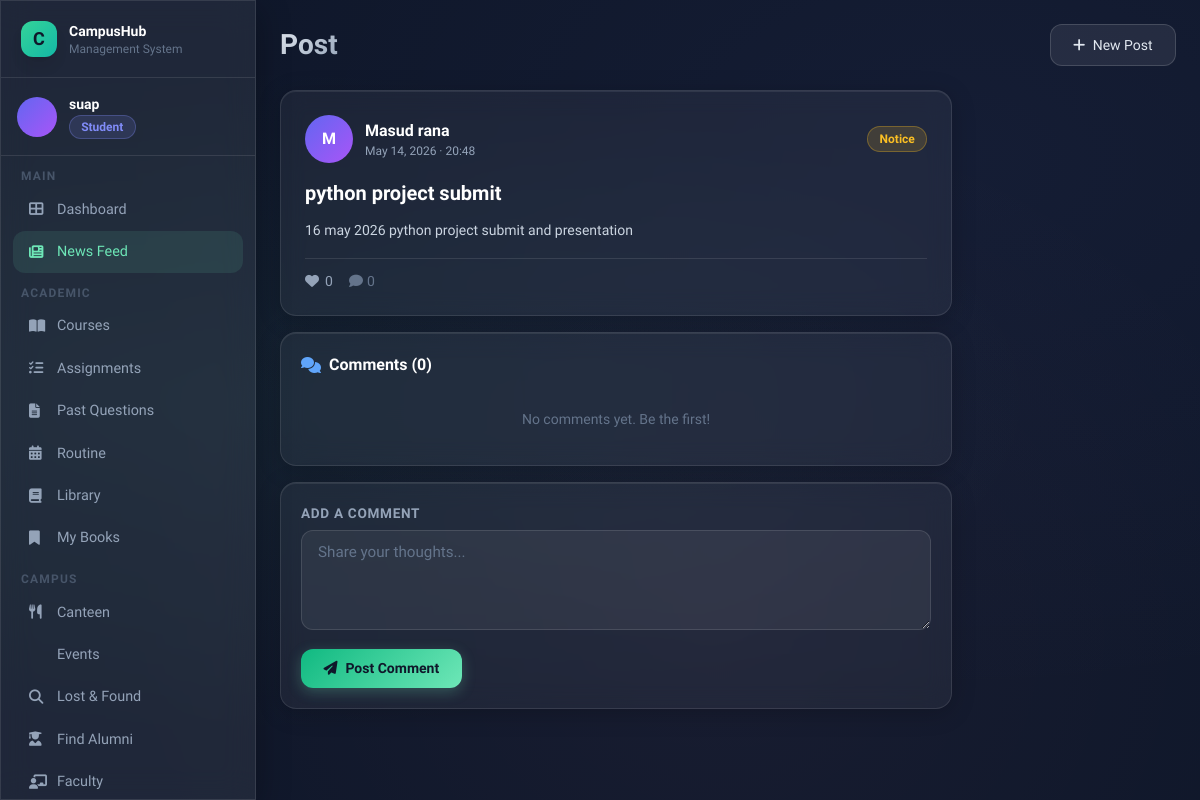
Screenshot of /social/1/ (signed in) with the database file from the repository.
### users/models.py (models this page shows, shortened)
class User(AbstractUser):
    ROLE_CHOICES = [
        ('admin', 'Admin'),
        ('teacher', 'Teacher'),
        ('student', 'Student'),
        ('alumni', 'Alumni'),
    ]
    email = models.EmailField(unique=True)
    phone = models.CharField(max_length=20, blank=True)
    role = models.CharField(max_length=20, choices=ROLE_CHOICES, default='student')
    profile_picture = models.ImageField(upload_to='profile_pics/', blank=True, null=True)
    USERNAME_FIELD = 'email'
    REQUIRED_FIELDS = ['username']
    def is_student(self): return self.role == 'student'
    def is_alumni(self): return self.role == 'alumni'
    def is_admin_role(self): return self.role == 'admin'

### social/models.py (models this page shows, shortened)
class Post(models.Model):
    POST_TYPES = [
        ('notice', 'Notice'),
        ('news', 'News'),
        ('question', 'Question'),
        ('general', 'General'),
    ]
    title = models.CharField(max_length=300)
    content = models.TextField()
    post_type = models.CharField(max_length=20, choices=POST_TYPES, default='general')
    posted_by = models.ForeignKey(settings.AUTH_USER_MODEL, on_delete=models.CASCADE, related_name='posts')
    date = models.DateTimeField(auto_now_add=True)
    image = models.ImageField(upload_to='post_images/', blank=True, null=True)
    is_approved = models.BooleanField(default=True)
    class Meta:
        ordering = ['-date']
    def like_count(self):
        return self.likes.count()

### social/views.py (the view, shortened to what this page needs)
# urls.py: path('<int:pk>/', views.post_detail, name='post_detail'),
@login_required
def post_detail(request, pk):
    post = get_object_or_404(Post, pk=pk, is_approved=True)
    comments = post.comments.select_related('user').all()
    form = CommentForm()
    user_liked = post.likes.filter(user=request.user).exists()
    return render(request, 'social/post_detail.html', {
        'post': post, 'comments': comments, 'form': form, 'user_liked': user_liked
    })

### social/forms.py
class CommentForm(forms.ModelForm):
    class Meta:
        model = Comment
        fields = ['comment_text']
        widgets = {'comment_text': forms.Textarea(attrs={'rows': 3, 'placeholder': 'Write a comment...'})}

### templates/social/post_detail.html (shortened to what this page needs)
{% extends 'base.html' %}
{% block page_title %}Post{% endblock %}
{% block content %}
<div class="max-w-2xl">
  <div class="glass-card p-6 mb-4">
    <div class="flex items-center gap-3 mb-4">
      {% if post.posted_by.profile_picture %}
        <img src="{{ post.posted_by.profile_picture.url }}" class="w-12 h-12 rounded-full object-cover">
      {% else %}
        <div class="w-12 h-12 rounded-full bg-gradient-to-br from-indigo-500 to-purple-500 flex items-center justify-center text-white font-bold">{{ post.posted_by.first_name|first|upper }}</div>
      {% endif %}
      <div class="flex-1">
        <div class="font-bold text-white">{{ post.posted_by.get_full_name }}</div>
        <div class="text-xs text-slate-400">{{ post.date|date:"M d, Y · H:i" }}</div>
      </div>
      <span class="badge {% if post.post_type == 'notice' %}badge-yellow{% elif post.post_type == 'news' %}badge-blue{% else %}badge-green{% endif %}">{{ post.post_type|title }}</span>
    </div>
    <h2 class="text-xl font-bold text-white mb-3">{{ post.title }}</h2>
    <p class="text-slate-300 text-sm leading-relaxed mb-4">{{ post.content }}</p>
    <div class="flex items-center gap-4 pt-3 border-t border-white/10">
      <button onclick="toggleLike({{ post.pk }}, this)"
        class="flex items-center gap-1.5 text-sm {% if user_liked %}text-pink-400{% else %}text-slate-400{% endif %} hover:text-pink-400 transition-colors">
        <i class="fas fa-heart"></i><span id="like-count">{{ post.like_count }}</span>
      </button>
      <span class="text-slate-500 text-sm"><i class="fas fa-comment mr-1"></i>{{ comments.count }}</span>
    </div>
  </div>
  <div class="glass-card p-5 mb-4">
    <h3 class="font-bold text-white mb-4 flex items-center gap-2">
      <i class="fas fa-comments text-blue-400"></i> Comments ({{ comments.count }})
    </h3>
    {% for c in comments %}
    <div class="flex gap-3 mb-4 group">
      <div class="w-9 h-9 rounded-full bg-gradient-to-br from-slate-600 to-slate-700 flex items-center justify-center text-white text-xs font-bold flex-shrink-0">
        {{ c.user.first_name|first|upper }}
      </div>
      <div class="flex-1 bg-white/[0.04] rounded-xl p-3 relative">
        <div class="flex items-center justify-between mb-1">
          <span class="text-xs font-semibold text-slate-300">{{ c.user.get_full_name }}</span>
          <div class="flex items-center gap-3">
            <span class="text-xs text-slate-600">{{ c.date|timesince }} ago</span>
            {% if c.user == user or user.is_admin_role %}
            <form method="post" action="{% url 'delete_comment' c.pk %}" class="inline" onsubmit="return confirm('Delete this comment?')">
              {% csrf_token %}
              <button type="submit" class="text-red-400/40 hover:text-red-400 transition-colors text-xs" title="Delete comment">
                <i class="fas fa-times"></i>
              </button>
            </form>
            {% endif %}
          </div>
        </div>
        <p class="text-sm text-slate-300">{{ c.comment_text }}</p>
      </div>
    </div>
    {% empty %}
    <p class="text-slate-500 text-sm text-center py-4">No comments yet. Be the first!</p>
    {% endfor %}
  </div>
  <div class="glass-card p-5">
    <form method="post">
      <label class="form-label">Add a Comment</label>
      <textarea name="comment_text" class="form-input mb-3" rows="3" placeholder="Share your thoughts..." required></textarea>
      <button type="submit" class="btn-primary text-sm"><i class="fas fa-paper-plane mr-2"></i>Post Comment</button>
    </form>
  </div>
</div>
{% endblock %}

### templates/base.html (shortened to what this page needs)
<!DOCTYPE html>
<html lang="en">
<head>
<script src="https://cdn.tailwindcss.com"></script>
<link rel="stylesheet" href="https://cdnjs.cloudflare.com/ajax/libs/font-awesome/6.4.0/css/all.min.css">
</head>
<body>
<div class="mesh-bg"></div>
{% if user.is_authenticated %}
<div class="flex min-h-screen">
  <aside class="w-64 flex-shrink-0 glass border-r border-white/10 flex flex-col fixed h-full z-20 overflow-y-auto scrollbar-thin">
    <div class="p-5 border-b border-white/10">
      <div class="flex items-center gap-3">
        <div class="w-9 h-9 rounded-xl bg-gradient-to-br from-emerald-400 to-teal-500 flex items-center justify-center text-slate-900 font-bold text-lg shadow-lg">C</div>
        <div>
          <div class="font-bold text-white text-sm">CampusHub</div>
          <div class="text-xs text-slate-500">Management System</div>
        </div>
      </div>
    </div>
    <div class="p-4 border-b border-white/10">
      <div class="flex items-center gap-3">
        {% if user.profile_picture %}
          <img src="{{ user.profile_picture.url }}" class="w-10 h-10 rounded-full object-cover ring-2 ring-emerald-400/30">
        {% else %}
          <div class="w-10 h-10 rounded-full bg-gradient-to-br from-indigo-500 to-purple-500 flex items-center justify-center text-white font-bold text-sm">
          </div>
        {% endif %}
        <div class="overflow-hidden">
          <div class="font-semibold text-sm text-white truncate">{{ user.get_full_name|default:user.username }}</div>
          <span class="badge {% if user.role == 'student' %}badge-blue{% elif user.role == 'teacher' %}badge-green{% elif user.role == 'alumni' %}badge-pink{% else %}badge-yellow{% endif %} text-xs">{{ user.role|title }}</span>
        </div>
      </div>
    </div>
    <nav class="p-3 flex-1">
      <div class="mb-2">
        <p class="text-xs text-slate-600 uppercase tracking-widest px-2 mb-1 font-semibold">Main</p>
        <a href="{% url 'dashboard' %}" class="sidebar-link {% if request.resolver_match.url_name == 'dashboard' %}active{% endif %}">
          <i class="fas fa-th-large w-4"></i> Dashboard
        </a>
        <a href="{% url 'post_list' %}" class="sidebar-link {% if 'post' in request.resolver_match.url_name %}active{% endif %}">
          <i class="fas fa-newspaper w-4"></i> News Feed
        </a>
      </div>
      {% if not user.is_alumni %}
      <div class="mb-2">
        <p class="text-xs text-slate-600 uppercase tracking-widest px-2 mb-1 mt-3 font-semibold">Academic</p>
        <a href="{% url 'course_list' %}" class="sidebar-link">
          <i class="fas fa-book-open w-4"></i> Courses
        </a>
        <a href="{% url 'assignment_list' %}" class="sidebar-link">
          <i class="fas fa-tasks w-4"></i> Assignments
        </a>
        <a href="{% url 'previous_questions' %}" class="sidebar-link">
          <i class="fas fa-file-alt w-4"></i> Past Questions
        </a>
        <a href="{% url 'routine' %}" class="sidebar-link">
          <i class="fas fa-calendar-alt w-4"></i> Routine
        </a>
        <a href="{% url 'book_list' %}" class="sidebar-link">
          <i class="fas fa-book w-4"></i> Library
        </a>
        <a href="{% url 'my_books' %}" class="sidebar-link">
          <i class="fas fa-bookmark w-4"></i> My Books
        </a>
      </div>
      {% endif %}
      <div class="mb-2">
        <p class="text-xs text-slate-600 uppercase tracking-widest px-2 mb-1 mt-3 font-semibold">Campus</p>
        <a href="{% url 'canteen_menu' %}" class="sidebar-link">
          <i class="fas fa-utensils w-4"></i> Canteen
        </a>
        <a href="{% url 'event_list' %}" class="sidebar-link">
           Events
        </a>
        <a href="{% url 'lost_found' %}" class="sidebar-link">
          <i class="fas fa-search w-4"></i> Lost & Found
        </a>
        {% if user.is_student %}
        <a href="{% url 'alumni_list' %}" class="sidebar-link">
          <i class="fas fa-user-graduate w-4"></i> Find Alumni
        </a>
        {% endif %}
        <a href="{% url 'faculty_list' %}" class="sidebar-link">
          <i class="fas fa-chalkboard-teacher w-4"></i> Faculty
        </a>
      </div>
    </nav>
  </aside>
  <main class="flex-1 ml-64 p-6 min-h-screen">
    <header class="flex items-center justify-between mb-6">
      <div>
        {% block page_header %}<h1 class="page-title">{% block page_title %}Dashboard{% endblock %}</h1>{% endblock %}
      </div>
      <div class="flex items-center gap-3">
        <a href="{% url 'create_post' %}" class="btn-secondary text-sm"><i class="fas fa-plus mr-1"></i> New Post</a>
      </div>
    </header>
    {% block content %}{% endblock %}
  </main>
</div>
{% else %}
{% block auth_content %}{% endblock %}
{% endif %}
</body>
</html>

### templates/base.html (style rules this page uses)
:root { --glass: rgba(255,255,255,0.07); --glass-border: rgba(255,255,255,0.12); --accent: #6ee7b7; --accent2: #818cf8; --accent3: #f9a8d4; }
* { font-family: 'Sora', sans-serif; }
body { background: #0f172a; color: #e2e8f0; min-height: 100vh; }
.glass { background: var(--glass); backdrop-filter: blur(16px); -webkit-backdrop-filter: blur(16px); border: 1px solid var(--glass-border); box-shadow: 0 8px 32px rgba(0,0,0,0.3); }
.glass-card { background: rgba(255,255,255,0.05); backdrop-filter: blur(12px); border: 1px solid rgba(255,255,255,0.1); border-radius: 1rem; box-shadow: 0 4px 24px rgba(0,0,0,0.2), inset 0 1px 0 rgba(255,255,255,0.08); transition: transform 0.2s ease, box-shadow 0.2s ease; }
.btn-primary { background: linear-gradient(135deg, #10b981, #6ee7b7); color: #0f172a; font-weight: 600; padding: 0.6rem 1.4rem; border-radius: 0.75rem; transition: all 0.2s; box-shadow: 0 4px 14px rgba(110,231,183,0.25); border: none; cursor: pointer; display: inline-block; text-decoration: none; }
.btn-secondary { background: rgba(255,255,255,0.08); border: 1px solid rgba(255,255,255,0.15); color: #e2e8f0; font-weight: 500; padding: 0.6rem 1.4rem; border-radius: 0.75rem; transition: all 0.2s; cursor: pointer; display: inline-block; text-decoration: none; }
.form-input { background: rgba(255,255,255,0.06); border: 1px solid rgba(255,255,255,0.12); color: #e2e8f0; padding: 0.65rem 1rem; border-radius: 0.75rem; width: 100%; transition: border-color 0.2s, box-shadow 0.2s; font-size: 0.95rem; }
.form-input::placeholder { color: #64748b; }
.form-label { display: block; font-size: 0.85rem; font-weight: 600; color: #94a3b8; margin-bottom: 0.4rem; text-transform: uppercase; letter-spacing: 0.05em; }
.badge { display: inline-flex; align-items: center; gap: 0.3rem; padding: 0.2rem 0.7rem; border-radius: 9999px; font-size: 0.75rem; font-weight: 600; }
.badge-blue { background: rgba(129,140,248,0.15); color: #818cf8; border: 1px solid rgba(129,140,248,0.3); }
.badge-yellow { background: rgba(251,191,36,0.15); color: #fbbf24; border: 1px solid rgba(251,191,36,0.3); }
.sidebar-link { display: flex; align-items: center; gap: 0.75rem; padding: 0.65rem 1rem; border-radius: 0.75rem; color: #94a3b8; font-size: 0.9rem; font-weight: 500; transition: all 0.2s; text-decoration: none; }
.sidebar-link:hover, .sidebar-link.active { background: rgba(110,231,183,0.1); color: #6ee7b7; }
.page-title { font-size: 1.75rem; font-weight: 700; background: linear-gradient(135deg, #e2e8f0, #94a3b8); -webkit-background-clip: text; -webkit-text-fill-color: transparent; }
.mesh-bg { position: fixed; inset: 0; z-index: -1; background: radial-gradient(ellipse at 20% 50%, rgba(110,231,183,0.05) 0%, transparent 60%), radial-gradient(ellipse at 80% 20%, rgba(129,140,248,0.05) 0%, transparent 60%), radial-gradient(ellipse at 60% 80%, rgba(249,168,212,0.04) 0%, transparent 60%), #0f172a; }
textarea.form-input { resize: vertical; min-height: 100px; }

### rows the page displays
User: get_full_name "suap", role "Student"
Post: posted_by.first_name|first "M", posted_by.get_full_name "Masud rana", date "May 14, 2026 · 20:48", post_type "Notice", title "python project submit", content "16 may 2026 python project submit and presentation", like_count "0"

### other values shown
{{ comments.count }} "0"
